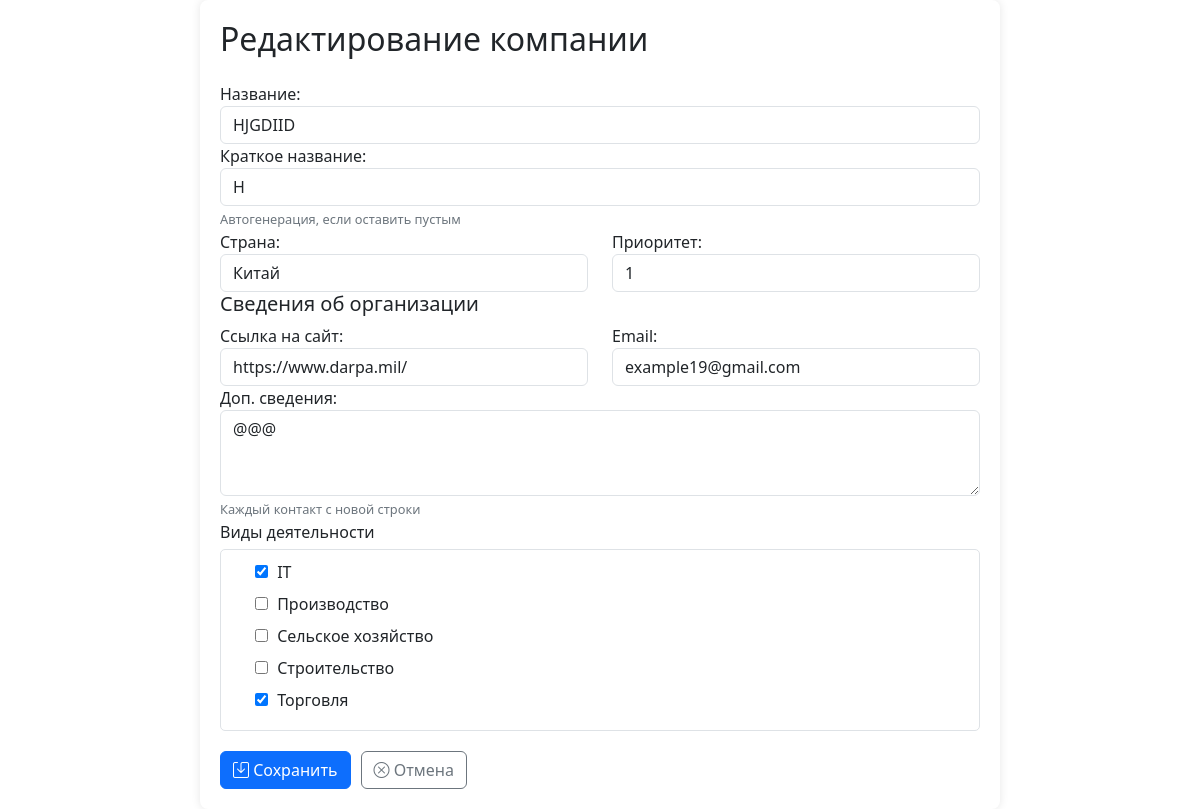
Screenshot of /companies/32/edit/ with the database file from the repository.
### newapp/models.py (models this page shows, shortened)
class Company(models.Model):
    REGION_CHOICES = [
        ('Россия', 'Россия'),
        ('Франция', 'Франция'),
        ('Германия', 'Германия'),
        ('США', 'США'),
        ('Китай', 'Китай'),
        ('Япония', 'Япония'),
        ('Великобритания', 'Великобритания'),
        ('Италия', 'Италия'),
        ('Испания', 'Испания'),
        ('Канада', 'Канада'),
    ]
    name = models.CharField("Название", max_length=255, unique=True)
    short_name = models.CharField("Краткое название", max_length=50, blank=True, unique=True)
    region = models.CharField("Страна", max_length=100, choices=REGION_CHOICES)
    priority = models.IntegerField(
        "Приоритет",
        default=1,
        validators=[MinValueValidator(1), MaxValueValidator(10)]
    )
    website = models.URLField("Ссылка на сайт", blank=True)
    email = models.EmailField("Email", blank=True)
    activity_themes = models.ManyToManyField(
        ActivityTheme,
        verbose_name="Виды деятельности",
        blank=True
    )
    additional_contacts = models.TextField(
        "Доп. сведения",
        blank=True,
        help_text="Формат: Тип:значение (например, Telegram:@example)"
    )
    class Meta:
        verbose_name = "Компания"
        verbose_name_plural = "Компании"
        ordering = ['name']

class ActivityTheme(models.Model):
    name = models.CharField("Название вида деятельности", max_length=100, unique=True)
    def __str__(self):
        return self.name
    class Meta:
        verbose_name = "Вид деятельности"
        verbose_name_plural = "Виды деятельности"
        ordering = ['name']

### newapp/views.py (the view)
# urls.py: path('companies/<int:pk>/edit/', views.company_edit, name='company_edit'),
def company_edit(request, pk):
    company = get_object_or_404(Company, pk=pk)
    if request.method == 'POST':
        form = CompanyForm(request.POST, instance=company)
        if form.is_valid():
            try:
                form.save()
                messages.success(request, 'Компания успешно обновлена')
                return redirect('company_list')
            except ValidationError as e:
                for field, errors in e.message_dict.items():
                    for error in errors:
                        messages.error(request, f'{field}: {error}')
        else:
            for field, errors in form.errors.items():
                for error in errors:
                    messages.error(request, f'{field}: {error}')
    else:
        form = CompanyForm(instance=company)
    return render(request, 'company_form.html', {
        'form': form,
        'title': 'Редактирование компании'
    })

### newapp/templates/company_form.html (shortened to what this page needs)
{% load static %}
<!DOCTYPE html>
<html>
<head>
    <link href="https://cdn.jsdelivr.net/npm/bootstrap@5.3.0/dist/css/bootstrap.min.css" rel="stylesheet">
    <link rel="stylesheet" href="{% static 'company_form/styles.css' %}">
    <link rel="stylesheet" href="https://cdn.jsdelivr.net/npm/bootstrap-icons@1.8.0/font/bootstrap-icons.css">
</head>
<body>
    <div class="form-container">
        <h2 class="mb-4">{{ title }}</h2>
        <form method="post" id="company-form" novalidate>
            <div class="form-group">
                {{ form.name.label_tag }}
                {{ form.name }}
            </div>
            <div class="form-group">
                {{ form.short_name.label_tag }}
                {{ form.short_name }}
                <small class="form-help-text">Автогенерация, если оставить пустым</small>
            </div>
            <div class="row">
                <div class="col-md-6 form-group">
                    {{ form.region.label_tag }}
                    {{ form.region }}
                </div>
                <div class="col-md-6 form-group">
                    {{ form.priority.label_tag }}
                    {{ form.priority }}
                </div>
            </div>
            <div class="form-group">
                <h5>Сведения об организации</h5>
                <div class="row">
                    <div class="col-md-6 form-group">
                        {{ form.website.label_tag }}
                        {{ form.website }}
                    </div>
                    <div class="col-md-6 form-group">
                        {{ form.email.label_tag }}
                        {{ form.email }}
                    </div>
                </div>
                <div class="form-group">
                    {{ form.additional_contacts.label_tag }}
                    {{ form.additional_contacts }}
                    <small class="form-help-text">Каждый контакт с новой строки</small>
                </div>
            </div>
            <div class="form-group">
                <label>Виды деятельности</label>
                <div class="activity-themes-container">
                    {% for checkbox in form.activity_themes %}
                    <div class="form-check">
                        {{ checkbox.tag }}
                        <label class="form-check-label" for="{{ checkbox.id_for_label }}">
                            {{ checkbox.choice_label }}
                        </label>
                    </div>
                    {% endfor %}
                </div>
            </div>
            <div class="btn-container">
                <button type="submit" class="btn btn-primary">
                    <i class="bi bi-save"></i> Сохранить
                </button>
                <a href="{% url 'company_list' %}" class="btn btn-outline-secondary">
                    <i class="bi bi-x-circle"></i> Отмена
                </a>
            </div>
        </form>
    </div>
</body>
</html>

### newapp/static/company_form/styles.css (style rules this page uses)
.form-container { max-width: 800px; margin: 0 auto; padding: 20px; background: #fff; border-radius: 8px; box-shadow: 0 0 10px rgba(0,0,0,0.1); }
.activity-themes-container { max-height: 200px; overflow-y: auto; border: 1px solid #dee2e6; padding: 10px; border-radius: 5px; margin-top: 5px; }
.form-check { margin-bottom: 8px; }
.form-check-label { margin-left: 5px; }
.btn-container { margin-top: 20px; display: flex; gap: 10px; }
.form-help-text { font-size: 0.8em; color: #6c757d; }

### rows the page displays
Company: name "HJGDIID", short_name "H", region "Китай", priority "1", website "https://www.darpa.mil/", email "example19@gmail.com", additional_contacts "@@@"
ActivityTheme: choice_label "IT"
ActivityTheme: choice_label "Производство"
ActivityTheme: choice_label "Сельское хозяйство"
ActivityTheme: choice_label "Строительство"
ActivityTheme: choice_label "Торговля"

### other values shown
{{ title }} "Редактирование компании"
